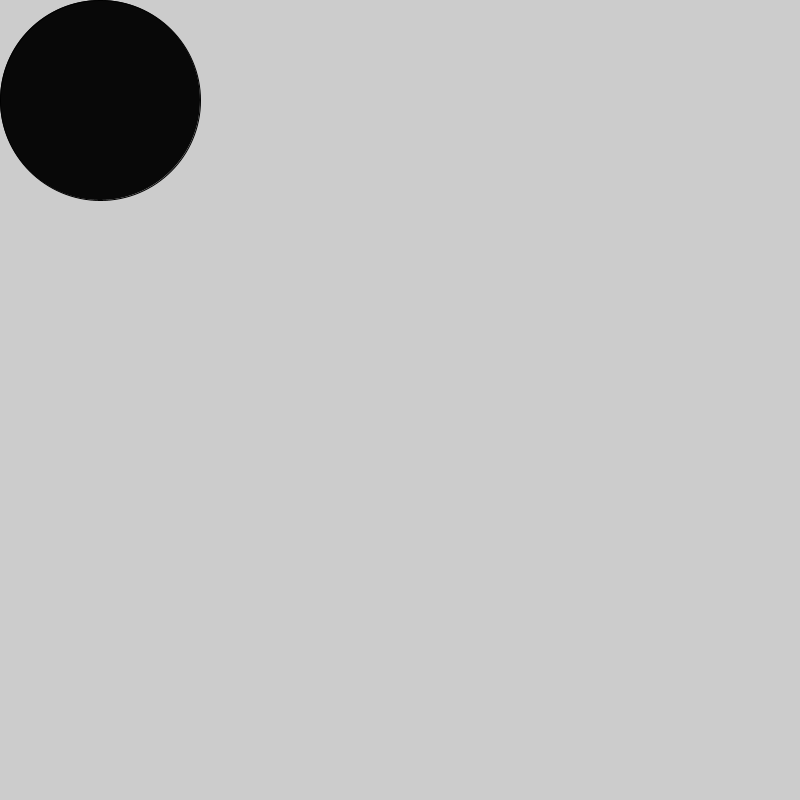
Frame 1 (no input)
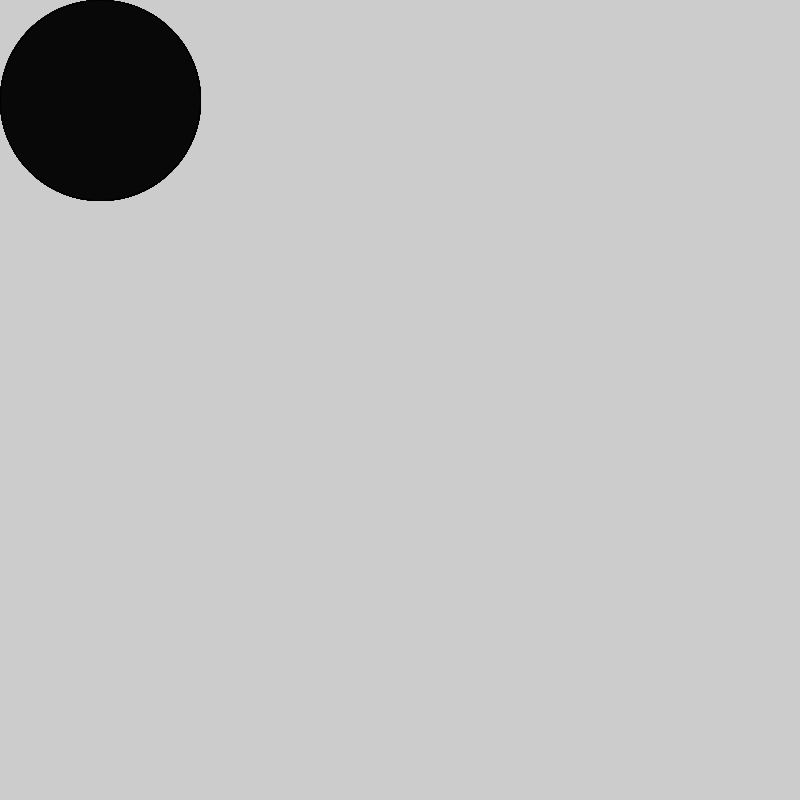
Frame 60 (the mouse pressed at the canvas centre just before this capture)
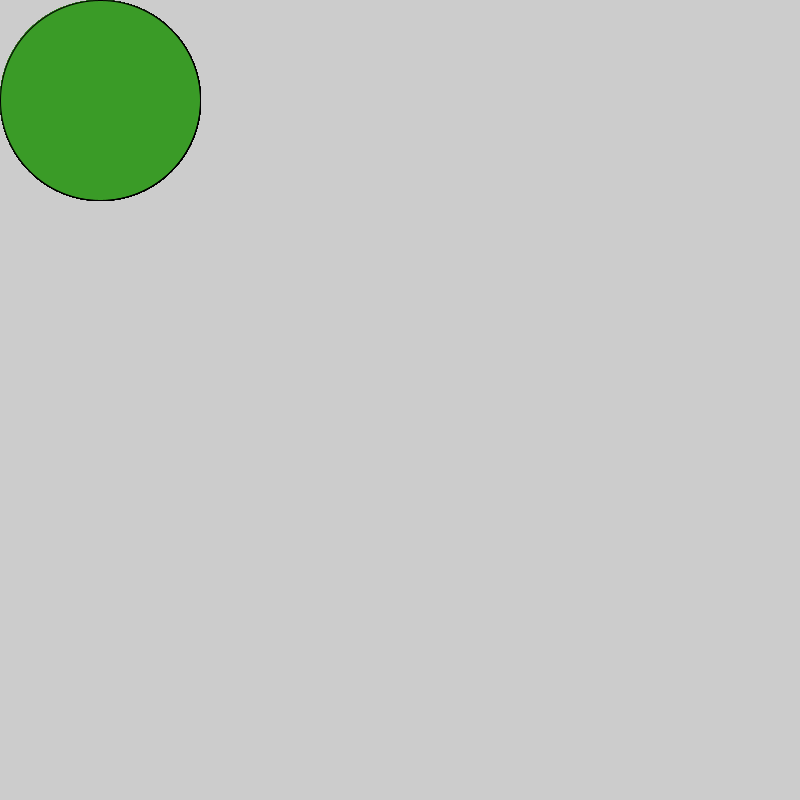
Frame 120 (the mouse held since frame 60 and released just before this capture)

The Processing sketch that drew these frames (run headless with seeded random() and noise(); from frame 60 on, the mouse is pressed at the canvas centre):

// Processing sketch: LEONARDS_PERIOD
// ── LEONARDS_PERIOD.pde
void setup(){

size(800,800);
}

void draw(){
fill(#080808);
if(mousePressed){
  fill(#3A9B27);
}
ellipse(100,100,200,200);
}

void keyPressed(){
  if(key==CODED){
    if(keyCode==ENTER){
fill(#6C3A0B);
    }
  }
}
